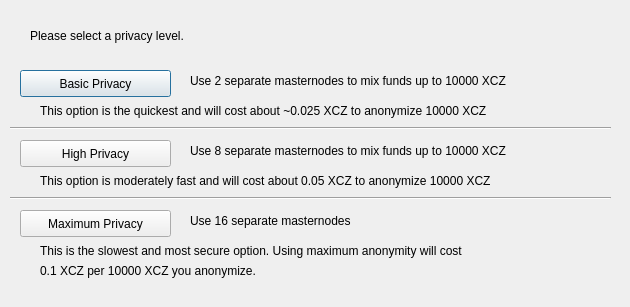
<?xml version="1.0" encoding="UTF-8"?>
<ui version="4.0">
 <class>ObfuscationConfig</class>
 <widget class="QDialog" name="ObfuscationConfig">
  <property name="geometry">
   <rect>
    <x>0</x>
    <y>0</y>
    <width>630</width>
    <height>307</height>
   </rect>
  </property>
  <property name="windowTitle">
   <string>Configure Obfuscation</string>
  </property>
  <widget class="QPushButton" name="buttonBasic">
   <property name="geometry">
    <rect>
     <x>20</x>
     <y>70</y>
     <width>151</width>
     <height>27</height>
    </rect>
   </property>
   <property name="text">
    <string>Basic Privacy</string>
   </property>
  </widget>
  <widget class="QPushButton" name="buttonHigh">
   <property name="geometry">
    <rect>
     <x>20</x>
     <y>140</y>
     <width>151</width>
     <height>27</height>
    </rect>
   </property>
   <property name="text">
    <string>High Privacy</string>
   </property>
  </widget>
  <widget class="QPushButton" name="buttonMax">
   <property name="geometry">
    <rect>
     <x>20</x>
     <y>210</y>
     <width>151</width>
     <height>27</height>
    </rect>
   </property>
   <property name="text">
    <string>Maximum Privacy</string>
   </property>
  </widget>
  <widget class="QLabel" name="label">
   <property name="geometry">
    <rect>
     <x>30</x>
     <y>20</y>
     <width>571</width>
     <height>31</height>
    </rect>
   </property>
   <property name="text">
    <string>Please select a privacy level.</string>
   </property>
  </widget>
  <widget class="QLabel" name="label_2">
   <property name="geometry">
    <rect>
     <x>190</x>
     <y>70</y>
     <width>421</width>
     <height>21</height>
    </rect>
   </property>
   <property name="text">
    <string>Use 2 separate masternodes to mix funds up to 10000 XCZ</string>
   </property>
  </widget>
  <widget class="QLabel" name="label_3">
   <property name="geometry">
    <rect>
     <x>190</x>
     <y>140</y>
     <width>411</width>
     <height>21</height>
    </rect>
   </property>
   <property name="text">
    <string>Use 8 separate masternodes to mix funds up to 10000 XCZ</string>
   </property>
  </widget>
  <widget class="QLabel" name="label_4">
   <property name="geometry">
    <rect>
     <x>190</x>
     <y>210</y>
     <width>421</width>
     <height>21</height>
    </rect>
   </property>
   <property name="text">
    <string>Use 16 separate masternodes</string>
   </property>
  </widget>
  <widget class="QLabel" name="label_6">
   <property name="geometry">
    <rect>
     <x>40</x>
     <y>100</y>
     <width>561</width>
     <height>21</height>
    </rect>
   </property>
   <property name="text">
    <string>This option is the quickest and will cost about ~0.025 XCZ to anonymize 10000 XCZ</string>
   </property>
  </widget>
  <widget class="QLabel" name="label_7">
   <property name="geometry">
    <rect>
     <x>40</x>
     <y>170</y>
     <width>561</width>
     <height>21</height>
    </rect>
   </property>
   <property name="text">
    <string>This option is moderately fast and will cost about 0.05 XCZ to anonymize 10000 XCZ</string>
   </property>
  </widget>
  <widget class="QLabel" name="label_8">
   <property name="geometry">
    <rect>
     <x>40</x>
     <y>240</y>
     <width>561</width>
     <height>21</height>
    </rect>
   </property>
   <property name="text">
    <string>This is the slowest and most secure option. Using maximum anonymity will cost</string>
   </property>
  </widget>
  <widget class="QLabel" name="label_9">
   <property name="geometry">
    <rect>
     <x>40</x>
     <y>260</y>
     <width>561</width>
     <height>21</height>
    </rect>
   </property>
   <property name="text">
    <string>0.1 XCZ per 10000 XCZ you anonymize.</string>
   </property>
  </widget>
  <widget class="Line" name="line">
   <property name="geometry">
    <rect>
     <x>10</x>
     <y>120</y>
     <width>601</width>
     <height>16</height>
    </rect>
   </property>
   <property name="orientation">
    <enum>Qt::Horizontal</enum>
   </property>
  </widget>
  <widget class="Line" name="line_2">
   <property name="geometry">
    <rect>
     <x>10</x>
     <y>190</y>
     <width>601</width>
     <height>16</height>
    </rect>
   </property>
   <property name="orientation">
    <enum>Qt::Horizontal</enum>
   </property>
  </widget>
 </widget>
 <resources/>
 <connections/>
</ui>
